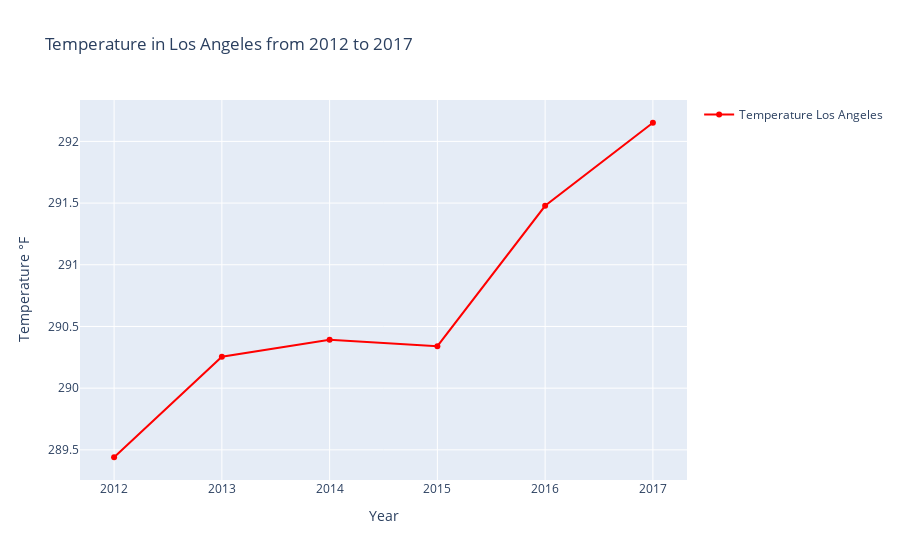

Write notebook code for a chart like this one.
### Markdown cell above
#### Graphic where show the average temperature from 2012 to 2017

### Code cell
#Get the rsult of the function linear_graphic
fig = linear_graphic(dataframes['temperature_WH'],'Los Angeles')
fig.update_layout(
    title="Temperature in Los Angeles from 2012 to 2017",
    xaxis_title="Year",
    yaxis_title="Temperature °F",
    showlegend=True
)
fig.show()

### Figure 1 — Plotly figure (JSON) as saved in the notebook; plotly's stock layout.template omitted (floating-point values rounded to 4 significant figures)
{"data": [{"marker": {"color": "red"}, "mode": "lines+markers", "name": "Temperature Los Angeles", "type": "scatter", "x": [2012, 2013, 2014, 2015, 2016, 2017], "y": [289.4, 290.3, 290.4, 290.3, 291.5, 292.2]}], "layout": {"showlegend": true, "title": {"text": "Temperature in Los Angeles from 2012 to 2017"}, "xaxis": {"title": {"text": "Year"}}, "yaxis": {"title": {"text": "Temperature °F"}}}}
